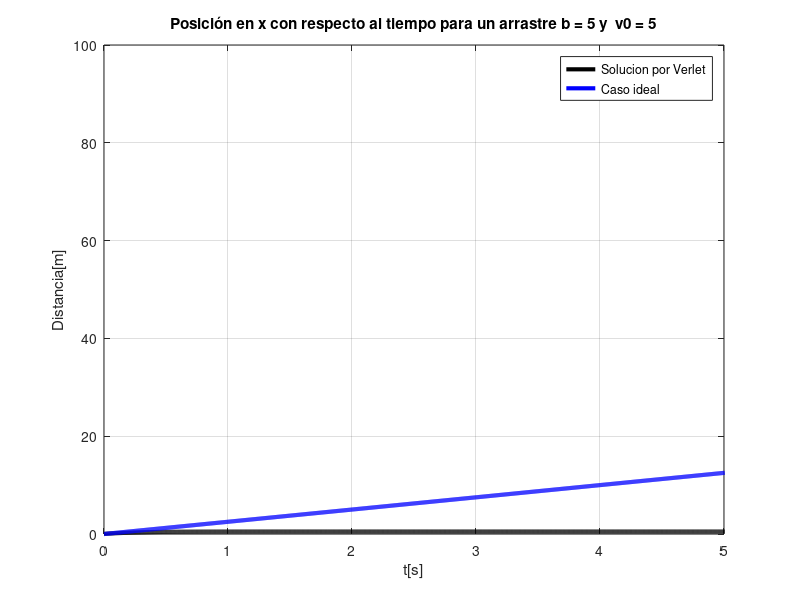
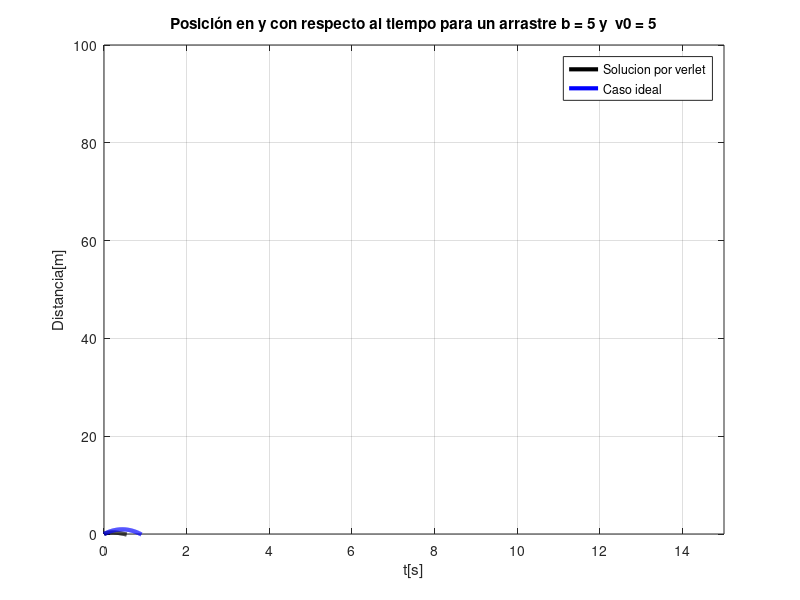
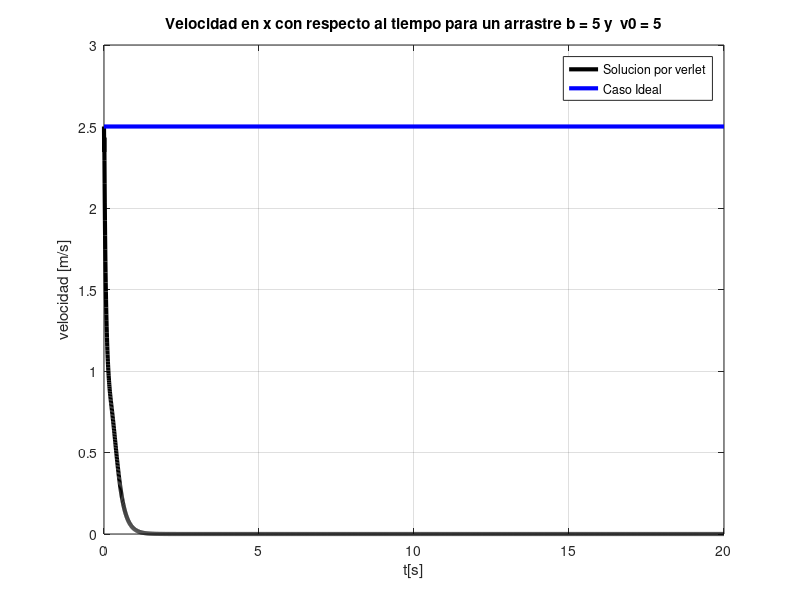
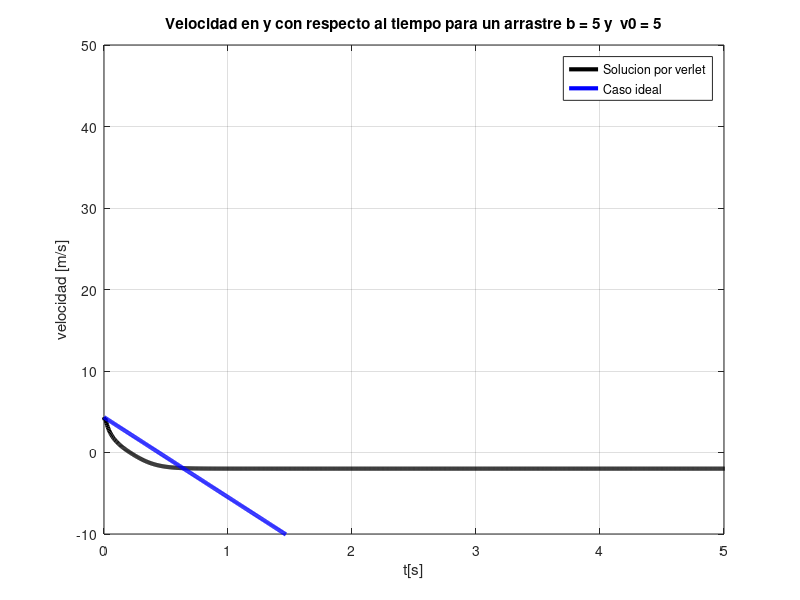

Here is the MATLAB script that generated these plots, in order:
  % Punto 2 Parcial 1 por verlet
  clear;clc;
  %%%%%%%%%%%%%%%%%%%%% constantes del problema %%%%%%%%%%%%%%%%%%%%%%%%%%%%%%
  g = 9.81; 
  m = 2;
  b = input('Ingrese el valor de la resistencia del aire: ');
  tf = 20;
  dt = 0.005;
  t = 0:dt:tf;
  N = length(t);
  v0 = input('Escriba la velocidad inical de la particula: ');
  theta = 60;
  v0y = v0*sin(theta*pi/180);
  v0x = v0*cos(theta*pi/180);
  %%%%%%%%%%%%%%%%%%%%% Condiciones inicales %%%%%%%%%%%%%%%%%%%%%%%%%%%%%%%%
  
  x(1) = 0;
  vx(1) = v0x;
  y(1) = 0;
  vy(1) = v0y;
  
  %%%%%%%%%%% Funciones para realizar mas comodo el bucle %%%%%%%%%%%%%%%%%%%%
  
  fax= @(vx,vy) ((-b/m).*(vx).*sqrt((vx.^2)+(vy.^2)));
  fay= @(vx,vy) (-g -(b/m).*(vy).*sqrt((vx.^2)+(vy.^2)));
  
  %%%%%%%%%%%%%%%%%%%%% Primer aumento %%%%%%%%%%%%%%%%%%%%%%%%%%%%%%%%%%%%%%
  
  x(2) = x(1)+vx(1)*dt;
  y(2) = y(1)+vy(1)*dt;
  vx(2)=vx(1)+fax(vx(1),vy(1))*dt;
  vy(2)=vy(1)+fay(vx(1),vy(1))*dt;
  
  %%%%%%%%%%%%%%%%%%% Caso Ideal %%%%%%%%%%%%%%%%%%%%%%%%%%%%%%%%%%%
  ta = 0:dt:tf;
  
  xa = v0x*ta;
  ya = v0y*ta - (g*ta.^2)/2;
  vya = v0y - g*ta;  
  vxa =  v0x;
  axa = 0;
  aya= g;
  
  %%%%%%%%%%%%%%%%%% Bucle de Verlet %%%%%%%%%%%%%%%%%%%%%%%%%%%%%%%%
  
  for n=3:N
    
  % Implementación del metodo de Verlet
  x(n) =2*x(n-1)-x(n-2)+ dt*dt*(fax(vx(n-1),vy(n-1)));
  y(n) =2*y(n-1)-y(n-2)+ dt*dt*(fay(vx(n-1),vy(n-1)));
  vx(n) = (x(n)-x(n-2))/(2*dt);
  vy(n) = (y(n)-y(n-2))/(2*dt);
  
  % Se encuentran las aceleraciones
  ax(n) = (vx(n)-vx(n-2))/(2*dt);
  ay(n) = (vy(n)-vy(n-2))/(2*dt);
  endfor
  
  vx(N) = (x(N)-x(N-1))/dt;
  vy(N) = (y(N)-y(N-1))/dt;
  
  %%%%%%%%%%%%%%%%%%%%%%%%%% Graficas %%%%%%%%%%%%%%%%%%%%%%%%%%%%%%%%%%%%%%%%
  
  % Grafica de x vs t 
  figure(1);clf;
  plot(t, x,'k-','lineWidth', 3, ta, xa,'b-','lineWidth', 3);grid on;
  caption = sprintf('Posición en x con respecto al tiempo para un arrastre b = %d y  v0 = %d', b, v0);
  title(caption);
  xlabel('t[s]');
  ylabel('Distancia[m]');
  legend('Solucion por Verlet', 'Caso ideal'); 
  axis([0 5 0 100])
  saveas (1, "verlet_xt.png");
  
  % Grafica de y vs t
  figure(2);clf;
  plot(t, y,'k-','lineWidth', 3, ta, ya,'b-','lineWidth', 3);grid on;
  caption1 = sprintf('Posición en y con respecto al tiempo para un arrastre b = %d y  v0 = %d', b, v0);
  title(caption1);
  xlabel('t[s]');
  ylabel('Distancia[m]');
  legend('Solucion por verlet', 'Caso ideal'); 
  axis([0 15 0 100])
  saveas (2, "verlet_yt.png");
  
  % Grafica de vx vs t
  figure(3);clf;
  plot(t, vx,'k-','lineWidth', 3);grid on;hold on;
  line ([0 20], [vxa vxa], "linestyle", "-", "color", "b",'lineWidth', 3);
  caption2 = sprintf('Velocidad en x con respecto al tiempo para un arrastre b = %d y  v0 = %d', b, v0);
  title(caption2);
  xlabel('t[s]');
  ylabel('velocidad [m/s]');
  legend('Solucion por verlet', 'Caso Ideal'); 
  saveas (3, "verlet_vxt.png");
  
  % Grafica de vy vs t
  figure(4);clf;
  plot(t, vy,'k-','lineWidth', 3, ta, vya,'b-','lineWidth', 3);grid on;
  caption3 = sprintf('Velocidad en y con respecto al tiempo para un arrastre b = %d y  v0 = %d', b, v0);
  title(caption3);
  xlabel('t[s]');
  ylabel('velocidad [m/s]');
  legend('Solucion por verlet', 'Caso ideal'); 
  axis([0 5 -10 50])
  saveas (4, "verlet_vyt.png");
  
  % Grafica de la trayectoria x y
  figure(5);clf;
  plot(x, y,'k-','lineWidth', 3, xa, ya,'b-','lineWidth', 3);grid on;
  caption4 = sprintf('Trayectoria para un arrastre b = %d y  v0 = %d', b, v0);
  title(caption4);
  xlabel('x[m]');
  ylabel('y[m]');
  legend('Solucion por verlet', 'Caso ideal'); 
  axis([0 180 0 200])
  saveas (5, "verlet_xy.png");
  
  % Grafica de la aceleración en x
  figure(6);clf;
  plot(t, ax,'k-','lineWidth', 2);grid on;hold on;
  line ([0 20], [axa axa], "linestyle", "-", "color", "b",'lineWidth', 3);
  caption5 = sprintf('aceleraciones en x para un arrastre b = %d y  v0 = %d', b, v0);
  title(caption5);
  xlabel('t[s]');
  ylabel('aceleración [m/s²]');
  legend('Solución por euler-modificado', 'Caso ideal'); 
  saveas (6, "verlet_axt.png");
  
  % Grafica de la aceleración en y
  figure(7);clf;
  plot(t, ay,'k-','lineWidth', 2);grid on;hold on;
  line ([0 20], [aya aya], "linestyle", "-", "color", "b",'lineWidth', 3);
  caption6 = sprintf('aceleraciones en y para un arrastre b = %d y  v0 = %d', b, v0);
  title(caption6);
  xlabel('t[s]');
  ylabel('aceleración [m/s²]');
  legend('Solución por euler-modificado', 'Caso ideal'); 
  saveas (7, "verlet_ayt.png");
  
  
  
  
  
  
